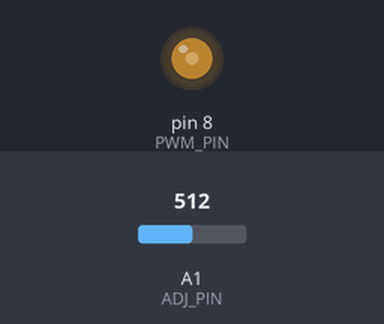
Simulated run of this sketch. Board: Arduino Uno, built with avr-gcc and run on an emulated ATmega328P. On the bench: output pins drawn as LEDs (lit = HIGH). Inputs (shaded band) come from the test bench; at power-on: A1 (ADJ_PIN) = 512.

Above: at 1.2 s.
1.3 s: A1 (ADJ_PIN) set to 716
At 2.5 s:
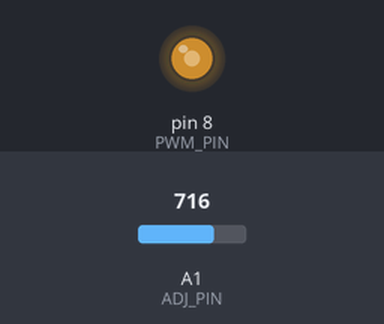
2.8 s: A1 (ADJ_PIN) set to 1023
At 3.1 s:
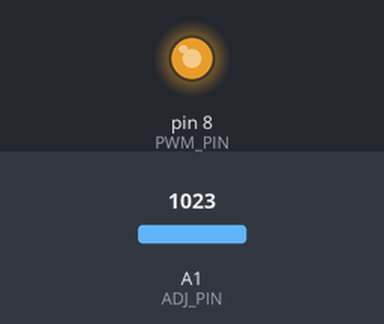
4.3 s: A1 (ADJ_PIN) set to 306
At 5.0 s:
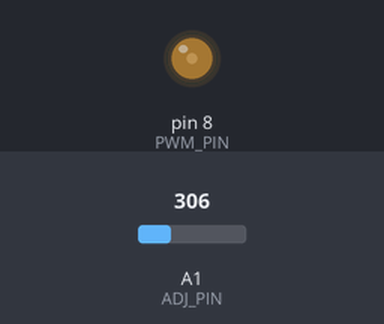
5.8 s: A1 (ADJ_PIN) set to 0
At 6.6 s:
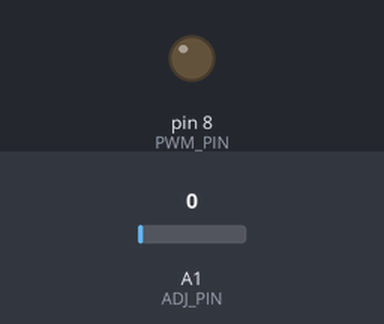
Timing chart, 0 to 8.3 s (numbered marks = the images above; inputs shaded):
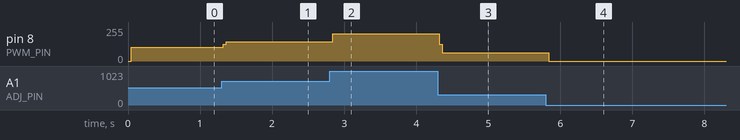

Measured:
- after the input at 1.3 s, pin 8 (PWM_PIN): 103/255 → 143/255 at once
- after the input at 2.8 s, pin 8 (PWM_PIN): 143/255 → 203/255 at once
- after the input at 4.3 s, pin 8 (PWM_PIN): 203/255 → 61/255 at once
- after the input at 5.8 s, pin 8 (PWM_PIN): 61/255 → 0/255 at once

The sketch:

PWM2.ino
```cpp
   /**************************************************************/
   /* POT controlled software PWM                                */
   /*                                                            */
   /* Code written by William Hart, 2011                         */
   /* http://www.williamhart.info                                */
   /*                                                            */
   /* This is a very simple circuit which uses a potentiometer   */
   /* to set an analog input and then uses this input to drive a */
   /* PWM signal using a standard (non-PWM) port on the Arduino. */
   /**************************************************************/

   //Serial.println(microsecondsToClockCycles(1)); // gives a result of 16 clock cycles per microsecond

   // define pins
   #define ADJ_PIN 1 // Adjustment pin is analog 0
   #define PWM_PIN 8 // PWM output pin is digital 8

   // setup PWM values
   #define PWM_FREQ 1000 // PWM Hz, must be greater than 60Hz to avoid delayMicroseconds issues
   #define MAX_V 5.00 // the maximum voltage we can output

   long cycle_length;
   float v_out;
   float duty_cycle;
   int on_time;
   int off_time;

   void setup()
   {
     // start up serial for debugging
     Serial.begin(9600);

     // set pin states
     pinMode(ADJ_PIN, INPUT);
     pinMode(PWM_PIN, OUTPUT);
     digitalWrite(PWM_PIN, LOW);

     // calculate the cycle length
     cycle_length = 1000000/PWM_FREQ; // the length of a single cycle of the PWM signal
   }

   void loop()
   {
     // read in the potentiometer value
     int val = analogRead(ADJ_PIN);

     // map the pot value to the PWM value - 0-5V, to two decimal places
     v_out = map(val, 0,1024, 0, 500);
     duty_cycle = (v_out/100) / MAX_V; // work out what percentage of the PWM cycle we should set high
     on_time = duty_cycle * cycle_length;
     off_time = cycle_length - on_time;

     // now set high, then delay for the duty_cycle percentage * cycle_length
     if(on_time > 0)
     {
       digitalWrite(PWM_PIN, HIGH);
       delayMicroseconds(on_time);
     }

     digitalWrite(PWM_PIN, LOW);
     delayMicroseconds(off_time);
   }
```
